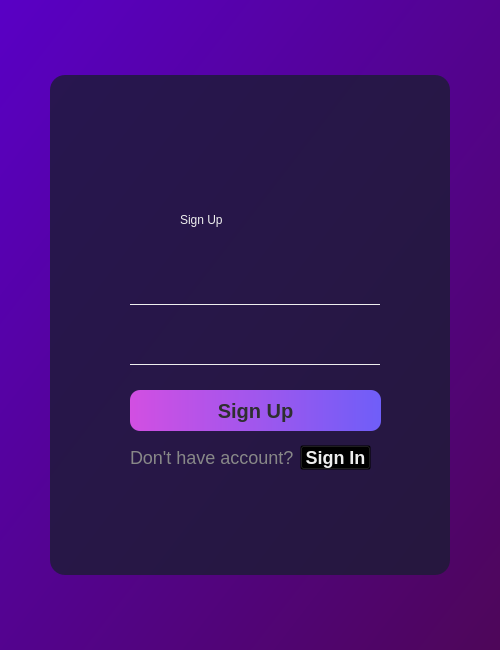
<?xml version="1.0" encoding="UTF-8"?>
<ui version="4.0">
 <class>Authorization</class>
 <widget class="QWidget" name="Authorization">
  <property name="geometry">
   <rect>
    <x>0</x>
    <y>0</y>
    <width>500</width>
    <height>650</height>
   </rect>
  </property>
  <property name="windowTitle">
   <string>Authorization</string>
  </property>
  <property name="styleSheet">
   <string notr="true">QWidget#Authorization {
	background-color: qlineargradient(spread:pad, x1:0, y1:0, x2:1, y2:1, stop:0 rgba(89, 0, 197, 255), stop:1 rgba(78, 6, 89, 255));
}</string>
  </property>
  <widget class="QWidget" name="widget" native="true">
   <property name="geometry">
    <rect>
     <x>50</x>
     <y>75</y>
     <width>400</width>
     <height>500</height>
    </rect>
   </property>
   <property name="styleSheet">
    <string notr="true">QWidget {
	background-color: rgba(27, 28, 52, 0.8);
	color: #eee;
	font: 32pt &quot;Corbel&quot;;
}

QWidget#widget {
	border-radius:15px;
}

QLabel#label {
	qproperty-alignment: AlignCenter;
	background-color:none;
	color: #eee;
}

QLabel#change_text {
	color: rgb(136, 136, 136);
	background-color:none;
	font-size: 18px;
	qproperty-alignment: AlignCenter;
}

QPushButton#change {
	font:18px;
	font-weight: bold;
	color: #eee;
	qproperty-alignment: AlignLeft;	
	background-color: rgba(0,0,0,0);
}

QPushButton#change:hover {
	color:rgb(134, 134, 134);
}

QPushButton#change:pressed {
	color: #eee;
}


QPushButton#sign {
	border-radius: 10px;
	font:20px;
	font-weight: bold;
	color: rgb(46, 47, 48);
	qproperty-alignment: AlignCenter;	
	background-color: qlineargradient(spread:pad, x1:0, y1:0, x2:1, y2:0, stop:0 rgba(210, 79, 226, 255), stop:1 rgba(111, 94, 248, 255));
}

QPushButton#sign:hover {
	background-color:  qlineargradient(spread:pad, x1:0, y1:0, x2:1, y2:0, stop:0 rgba(143, 54, 155, 255), stop:1 rgba(68, 59, 154, 255));
}
QPushButton#sign:pressed {
background-color: qlineargradient(spread:pad, x1:0, y1:0, x2:1, y2:0, stop:0 rgba(210, 79, 226, 255), stop:1 rgba(111, 94, 248, 255));
}

QToolButton {
	border: none;
	background-color:none;
	image: url(:/image/hide);
}

QLineEdit  {
	font-size: 20px;
	padding: 5px;
	border-radius: 5px;
}
QWidget#password_widget {
	background-color: none;
	border-bottom: 1px solid #eee;
}
QWidget#login_widget {
	background-color:none;
	border-bottom: 1px solid #eee;
}</string>
   </property>
   <widget class="QLabel" name="label">
    <property name="geometry">
     <rect>
      <x>130</x>
      <y>120</y>
      <width>150</width>
      <height>50</height>
     </rect>
    </property>
    <property name="styleSheet">
     <string notr="true"/>
    </property>
    <property name="text">
     <string>Sign Up</string>
    </property>
   </widget>
   <widget class="QPushButton" name="sign">
    <property name="geometry">
     <rect>
      <x>80</x>
      <y>315</y>
      <width>251</width>
      <height>41</height>
     </rect>
    </property>
    <property name="text">
     <string>Sign Up</string>
    </property>
   </widget>
   <widget class="QWidget" name="login_widget" native="true">
    <property name="geometry">
     <rect>
      <x>80</x>
      <y>190</y>
      <width>250</width>
      <height>40</height>
     </rect>
    </property>
    <widget class="QLineEdit" name="login_input">
     <property name="geometry">
      <rect>
       <x>38</x>
       <y>1</y>
       <width>211</width>
       <height>38</height>
      </rect>
     </property>
     <property name="styleSheet">
      <string notr="true">background-color:rgba(0,0,0,0);</string>
     </property>
     <property name="text">
      <string/>
     </property>
    </widget>
    <widget class="QLabel" name="login_icon">
     <property name="geometry">
      <rect>
       <x>5</x>
       <y>5</y>
       <width>30</width>
       <height>30</height>
      </rect>
     </property>
     <property name="styleSheet">
      <string notr="true">image: url(:/image/profile);
padding-right: 3px;
background-color:none;</string>
     </property>
     <property name="text">
      <string/>
     </property>
    </widget>
   </widget>
   <widget class="QWidget" name="password_widget" native="true">
    <property name="geometry">
     <rect>
      <x>80</x>
      <y>250</y>
      <width>250</width>
      <height>40</height>
     </rect>
    </property>
    <property name="styleSheet">
     <string notr="true">background-color:none;</string>
    </property>
    <widget class="QLineEdit" name="password_input">
     <property name="geometry">
      <rect>
       <x>40</x>
       <y>1</y>
       <width>170</width>
       <height>38</height>
      </rect>
     </property>
     <property name="styleSheet">
      <string notr="true">background-color:rgba(0,0,0,0);</string>
     </property>
     <property name="text">
      <string/>
     </property>
     <property name="echoMode">
      <enum>QLineEdit::Password</enum>
     </property>
     <property name="dragEnabled">
      <bool>false</bool>
     </property>
    </widget>
    <widget class="QToolButton" name="hide">
     <property name="enabled">
      <bool>true</bool>
     </property>
     <property name="geometry">
      <rect>
       <x>215</x>
       <y>5</y>
       <width>30</width>
       <height>30</height>
      </rect>
     </property>
     <property name="text">
      <string/>
     </property>
    </widget>
    <widget class="QLabel" name="password_icon">
     <property name="geometry">
      <rect>
       <x>5</x>
       <y>5</y>
       <width>30</width>
       <height>30</height>
      </rect>
     </property>
     <property name="styleSheet">
      <string notr="true">image: url(:/image/password);
padding-right: 3px;</string>
     </property>
     <property name="text">
      <string/>
     </property>
    </widget>
   </widget>
   <widget class="QLabel" name="change_text">
    <property name="geometry">
     <rect>
      <x>80</x>
      <y>370</y>
      <width>170</width>
      <height>25</height>
     </rect>
    </property>
    <property name="styleSheet">
     <string notr="true"/>
    </property>
    <property name="text">
     <string>Don't have account?</string>
    </property>
   </widget>
   <widget class="QPushButton" name="change">
    <property name="geometry">
     <rect>
      <x>250</x>
      <y>370</y>
      <width>71</width>
      <height>25</height>
     </rect>
    </property>
    <property name="styleSheet">
     <string notr="true"/>
    </property>
    <property name="text">
     <string>Sign In</string>
    </property>
   </widget>
  </widget>
 </widget>
 <resources/>
 <connections/>
</ui>
